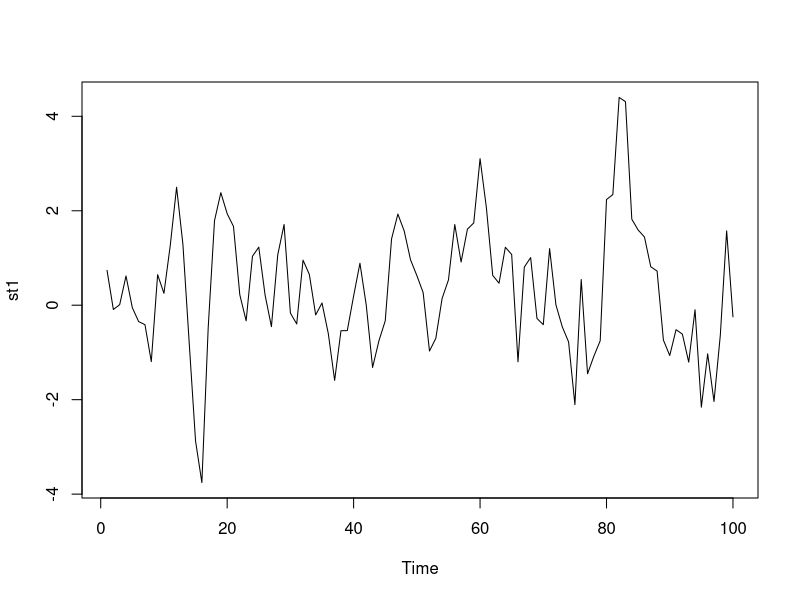
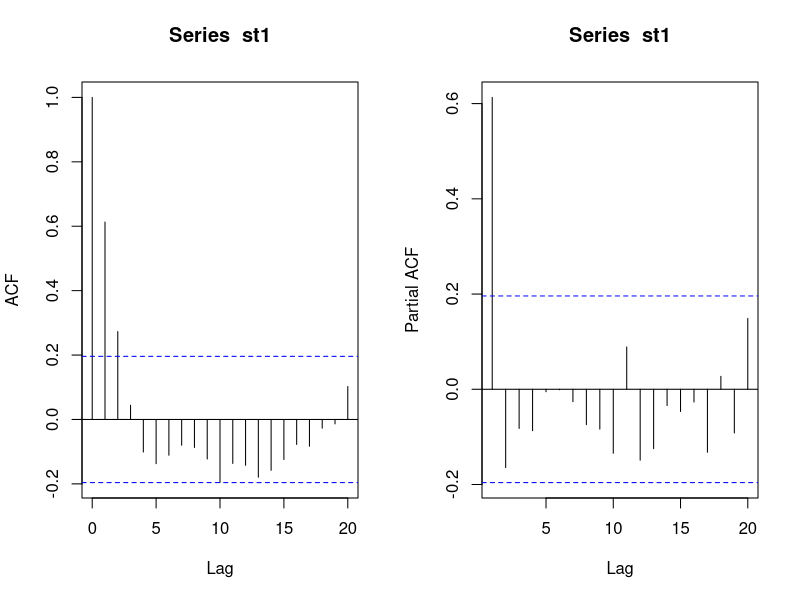
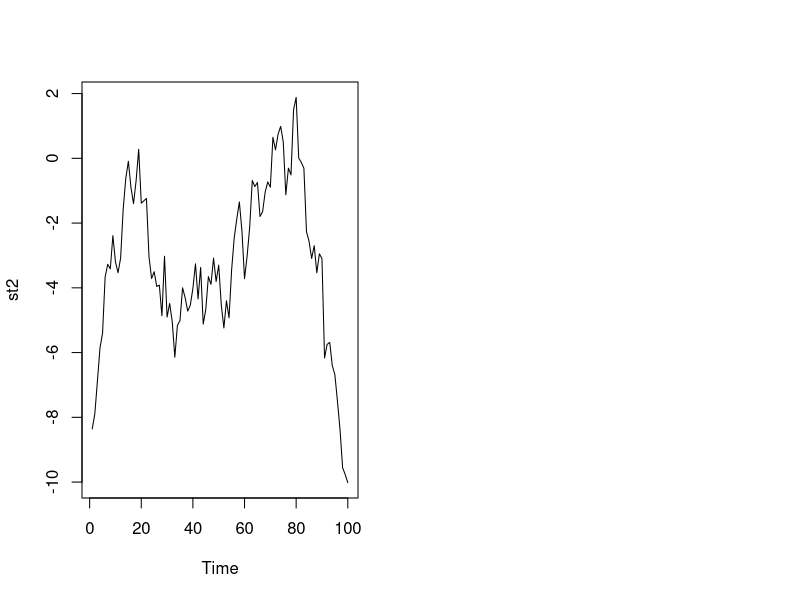
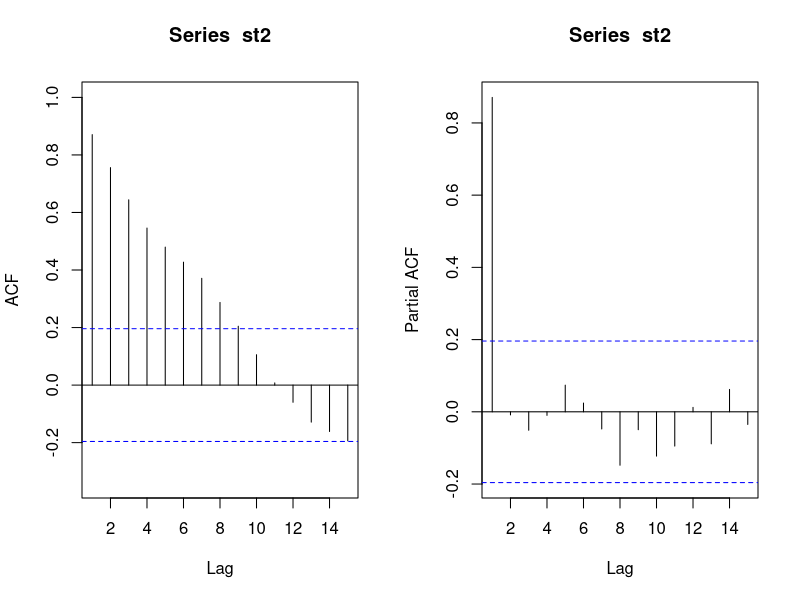
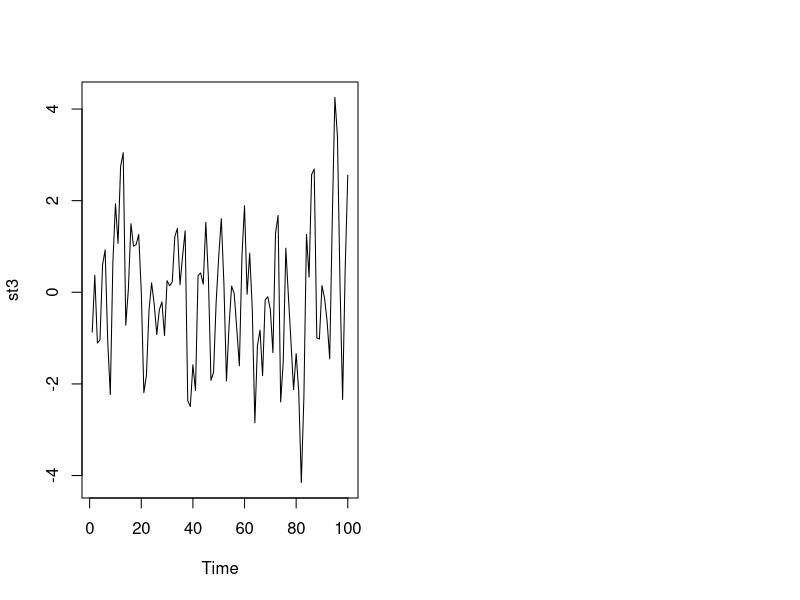
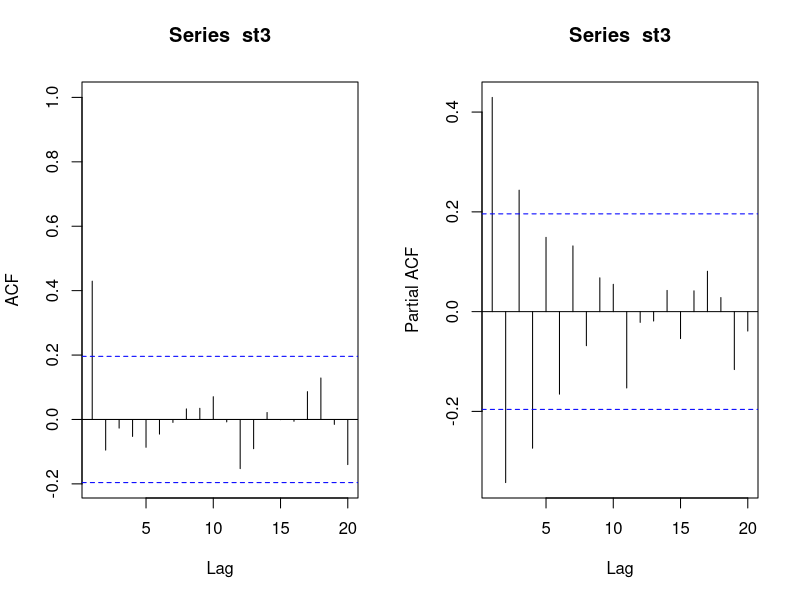
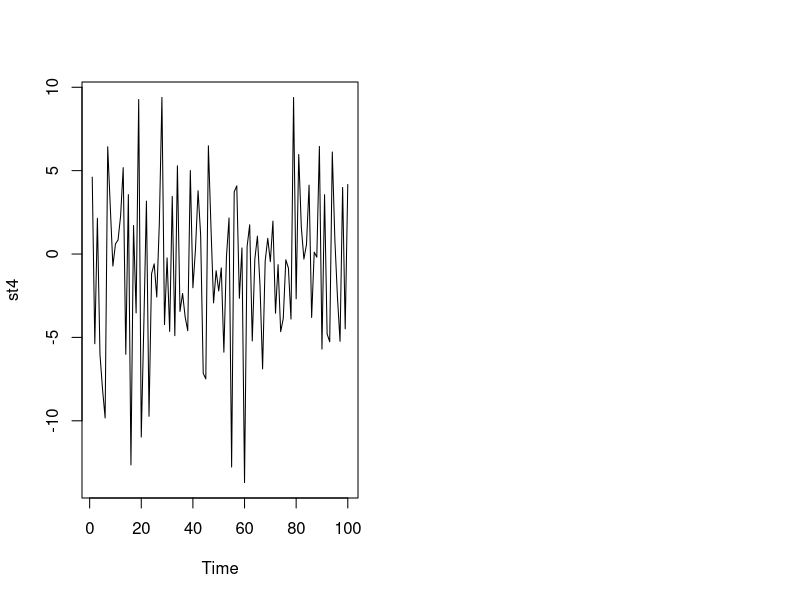
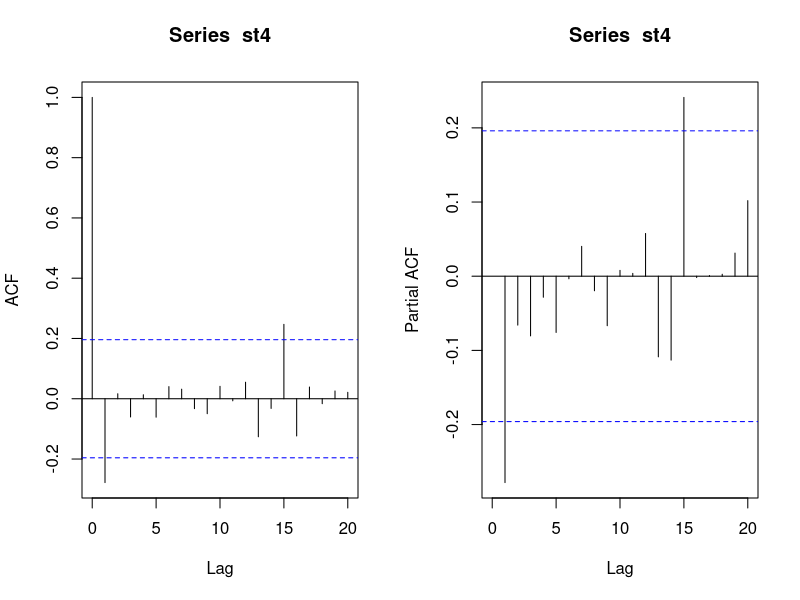

These figures' R source, in order:
#FUNCIONES DE AUTOCORRELACION

#-------------------ST1
st1 = arima.sim(list(order=c(1,0,0),
                ar=0.7),
                n=100)
plot(st1)
par(mfrow=c(1,2))
#Autocorrelacion simple
acf(st1)
#Autocorrelacion Parcial
pacf(st1)
#Tendencia que tiene ACFP hacia 0

#-------------------ST2
st2 = arima.sim(list(order=c(1,0,0),
                       ar=0.99),
                  n=100)
plot(st2)
par(mfrow=c(1,2))
#Autocorrelacion simple
acf(st2,xlim=c(1,15))
#Autocorrelacion Parcial
pacf(st2,xlim=c(1,15))
#Tendencia que tiene ACFP hacia 0

#-------------------ST3
st3 = arima.sim(list(order=c(0,0,1),
                     ma=1.2),
                n=100)
plot(st3)
par(mfrow=c(1,2))
#Autocorrelacion simple
acf(st3,xlim=c(1,20))
#Autocorrelacion Parcial
pacf(st3,xlim=c(1,20))
#Tendencia que tiene ACF hacia 0

#-------------------ST4
st4 = arima.sim(list(order=c(0,0,1),
                     ma=-5.2),
                n=100)
plot(st4)
par(mfrow=c(1,2))
#Autocorrelacion simple
acf(st4,xlim=c(0,20))
#Autocorrelacion Parcial
pacf(st4,xlim=c(0,20))
#Tendencia que tiene ACF hacia 0
